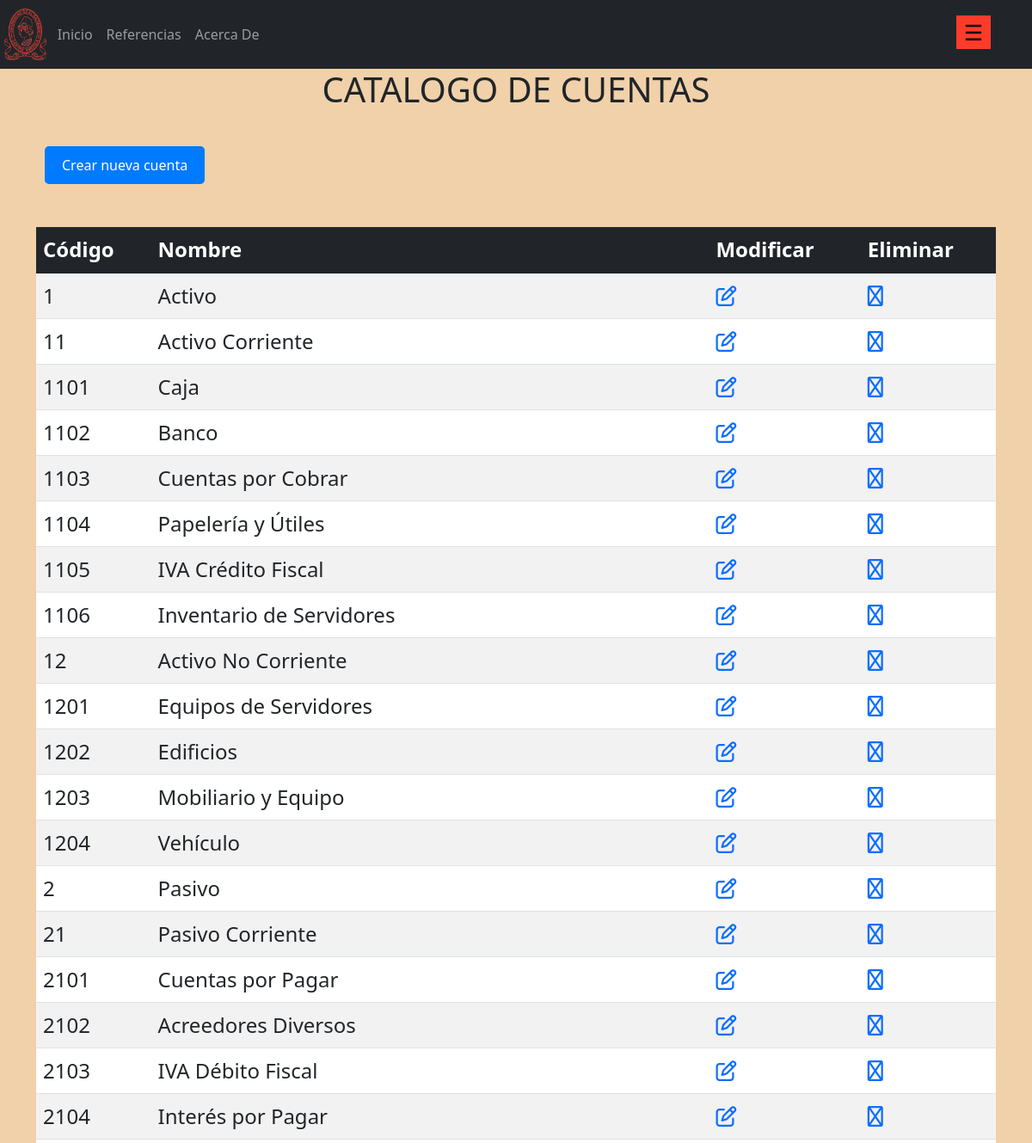
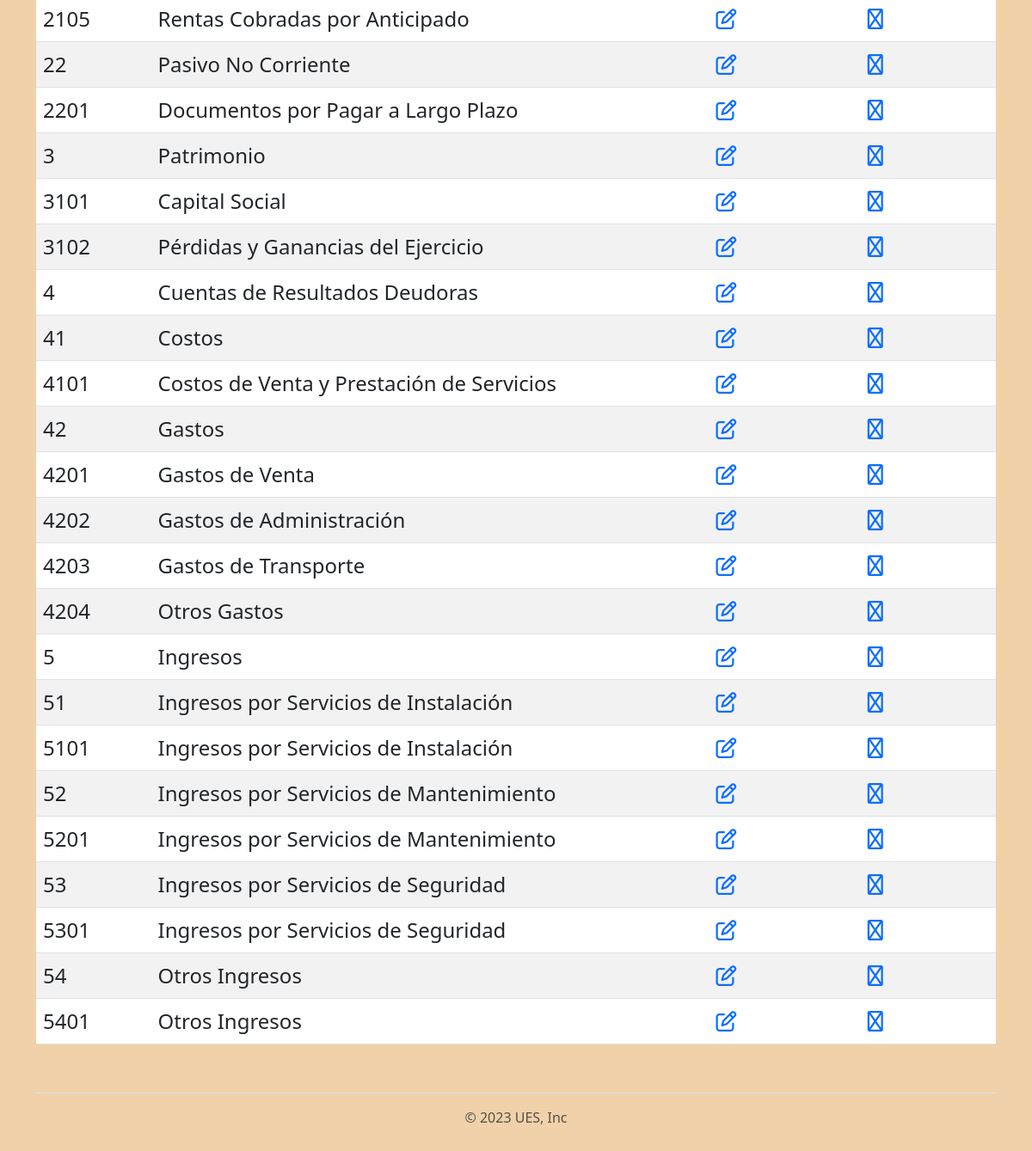
/cuenta/cuenta, run on the app's committed database (2 pictures, top to bottom).
### aplicaciones/cuenta/models.py (models this page shows, shortened)
class cuenta(models.Model):
    codigo = models.CharField(max_length=10)
    nombre = models.CharField(max_length=50)
    monto = models.DecimalField(max_digits=10, decimal_places=2)
    categoria = models.CharField(max_length=5, choices=[("Debe", "Debe"), ("Haber", "Haber")], default="")

### aplicaciones/cuenta/views.py (the view)
# urls.py: path('cuenta/cuenta', views.cuentas, name='cuenta'),
def cuentas(request):
    catalogo = cuenta.objects.all().order_by('codigo')
    return render(request, 'cuenta/cuenta.html',{
        'catalogo':catalogo
    })

### templates/cuenta/cuenta.html (shortened to what this page needs)
{% extends 'layout/base.html' %}
{% load static %}
{% block content %}
    <h1>CATALOGO DE CUENTAS</h1><br>
    <a href="{% url 'crear' %}">
        <button style="margin-bottom: 50px;" type="button" class="btn btn-primary">Crear nueva cuenta</button>
    </a>
    <table class="table table-striped" style="font-size: x-large;">
        <thead class="table-dark">
            <tr>
                <th>Código</th>
                <th>Nombre</th>
                <th>Modificar</th>
                <th>Eliminar</th>
            </tr>
        </thead>
        <tbody class="table-group-divider">
            {% for e in catalogo %}
                <tr>
                    <td> {{ e.codigo }}</td>
                    <td> {{ e.nombre }}</td>
                    <td> <a href="{% url 'modificar' e.id %}">
                        <i class="fa-regular fa-pen-to-square"></i>
                    </a></td>
                    <td><a href="{% url 'eliminar' e.id %}">
                        <i class="fa-regular fa-trash"></i></td>
                </tr>
                    {% endfor %}
        </tbody>
    </table>
{% endblock content %}

### static/css/general.css (style rules this page uses)
h1 { text-align: center; }
.btn, .mostrar-reportes .btn { background-color: #007BFF; color: #fff; border: none; padding: 10px 20px; margin: 10px; cursor: pointer; border-radius: 5px; font-size: 16px; }
* { margin: 0; padding: 0; }

### templates/layout/base.html (style rules this page uses)
body { background-color:rgb(240, 209, 169); }

### data on the page
cuenta: codigo "1", nombre "Activo"
cuenta: codigo "11", nombre "Activo Corriente"
cuenta: codigo "1101", nombre "Caja"
cuenta: codigo "1102", nombre "Banco"
cuenta: codigo "1103", nombre "Cuentas por Cobrar"
cuenta: codigo "1104", nombre "Papelería y Útiles"
cuenta: codigo "1105", nombre "IVA Crédito Fiscal"
cuenta: codigo "1106", nombre "Inventario de Servidores"
cuenta: codigo "12", nombre "Activo No Corriente"
cuenta: codigo "1201", nombre "Equipos de Servidores"
cuenta: codigo "1202", nombre "Edificios"
cuenta: codigo "1203", nombre "Mobiliario y Equipo"
cuenta: codigo "1204", nombre "Vehículo"
cuenta: codigo "2", nombre "Pasivo"
cuenta: codigo "21", nombre "Pasivo Corriente"
cuenta: codigo "2101", nombre "Cuentas por Pagar"
cuenta: codigo "2102", nombre "Acreedores Diversos"
cuenta: codigo "2103", nombre "IVA Débito Fiscal"
cuenta: codigo "2104", nombre "Interés por Pagar"
cuenta: codigo "2105", nombre "Rentas Cobradas por Anticipado"
cuenta: codigo "22", nombre "Pasivo No Corriente"
cuenta: codigo "2201", nombre "Documentos por Pagar a Largo Plazo"
cuenta: codigo "3", nombre "Patrimonio"
cuenta: codigo "3101", nombre "Capital Social"
cuenta: codigo "3102", nombre "Pérdidas y Ganancias del Ejercicio"
cuenta: codigo "4", nombre "Cuentas de Resultados Deudoras"
cuenta: codigo "41", nombre "Costos"
cuenta: codigo "4101", nombre "Costos de Venta y Prestación de Servicios"
cuenta: codigo "42", nombre "Gastos"
cuenta: codigo "4201", nombre "Gastos de Venta"
cuenta: codigo "4202", nombre "Gastos de Administración"
cuenta: codigo "4203", nombre "Gastos de Transporte"
cuenta: codigo "4204", nombre "Otros Gastos"
cuenta: codigo "5", nombre "Ingresos"
cuenta: codigo "51", nombre "Ingresos por Servicios de Instalación"
cuenta: codigo "5101", nombre "Ingresos por Servicios de Instalación"
cuenta: codigo "52", nombre "Ingresos por Servicios de Mantenimiento"
cuenta: codigo "5201", nombre "Ingresos por Servicios de Mantenimiento"
cuenta: codigo "53", nombre "Ingresos por Servicios de Seguridad"
cuenta: codigo "5301", nombre "Ingresos por Servicios de Seguridad"
cuenta: codigo "54", nombre "Otros Ingresos"
cuenta: codigo "5401", nombre "Otros Ingresos"
